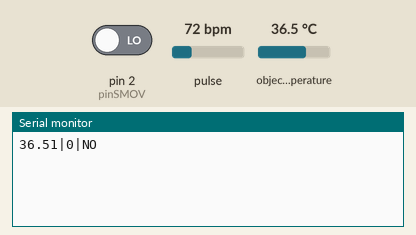
Simulated run of this sketch. Board: Arduino Uno, built with avr-gcc and run on an emulated ATmega328P. Shown: the last lines printed to the serial monitor. Inputs (shaded band) come from the test bench; at power-on: pin 2 (pinSMOV) LOW, object temperature 36.5 °C, pulse 72 bpm.

Above: at 1.2 s.
1.3 s: pin 2 (pinSMOV) driven HIGH
At 3.1 s:
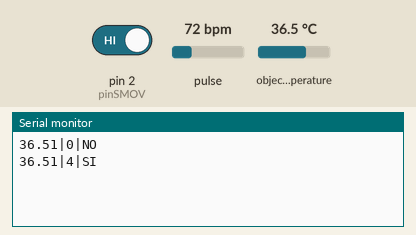
5.5 s: object temperature set to 20 °C
At 7.0 s:
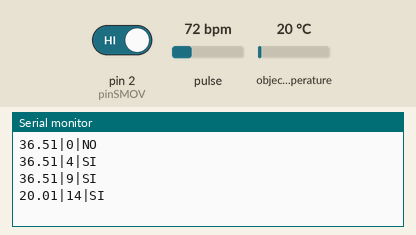
7.8 s: object temperature set to 26 °C
At 9.0 s:
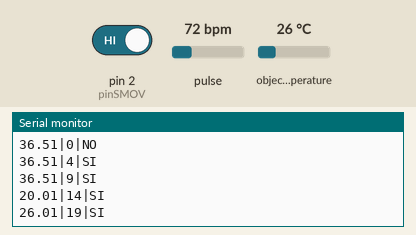
10.1 s: pin 2 (pinSMOV) driven LOW
At 12.9 s:
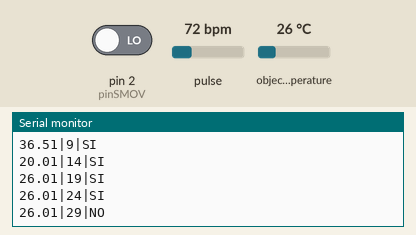
Timing chart, 0 to 13.4 s (numbered marks = the images above; inputs shaded):
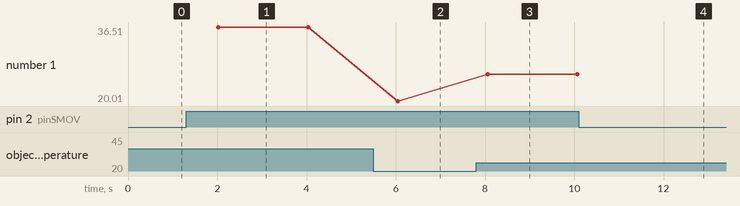

Measured:
- after the input at 1.3 s, the serial monitor: prints a new line after 0.72 s (image 1)
- after the input at 5.5 s, the serial monitor: prints a new line after 0.55 s (image 2)
- after the input at 7.8 s, the serial monitor: prints a new line after 0.26 s (image 3)
- after the input at 10.1 s, the serial monitor: prints a new line after 2.0 s (image 4)
- plotted number 1: 36.51 → 20.01 after the input at 5.5 s, 20.01 → 26.01 after the input at 7.8 s

The sketch:

PetHealthV5.ino
```cpp
// Librerias
#include <Wire.h>
#include <Adafruit_MLX90614.h>
#include "MAX30105.h"
#include "heartRate.h"

// Vars Constantes
#define pinSMOV 2

// Clases / Objetos
MAX30105 SensorPulsos;
Adafruit_MLX90614 SensorTemp = Adafruit_MLX90614();

// Vars Librerias
const byte RATE_SIZE = 6; // Tamaño del Promedio de Pulsos
byte rates[RATE_SIZE]; // Array para Promediar los Pulsos
byte rateSpot = 0;
long lastBeat = 0; // Tiempo de Cuando Ocurrio el Ultimo Pulso
float beatsPerMinute;
int beatAvg;

// Vars
float temp = 0.0;
String mov = "";

void setup() {
  Serial.begin(9600);

  pinMode(pinSMOV, INPUT);

  // Iniciar Sensor de Temperatura con las Configuraciones por Defecto
  SensorTemp.begin(0x5A);

  if (!SensorPulsos.begin(Wire, I2C_SPEED_FAST)) {
    Serial.println("MAX30105 no encontrado");
    while (1);
  }

  SensorPulsos.setup(); // Iniciar Sensor de Pulsos con las Configuraciones por Defecto
  SensorPulsos.setPulseAmplitudeRed(0x0A); // Iniciar LED Rojo
  SensorPulsos.setPulseAmplitudeGreen(0); // Apagar LED Verde
  SensorPulsos.begin();
}

void loop() {
  long irValue = SensorPulsos.getIR();
  temp = SensorTemp.readObjectTempC();

  // Condicional -  Si se Detecta un Pulso
  if (checkForBeat(irValue) == true) {
    long delta = millis() - lastBeat;
    lastBeat = millis();

    beatsPerMinute = 60 / (delta / 1000.0);

    if (beatsPerMinute < 255 && beatsPerMinute > 20) {
      rates[rateSpot++] = (byte)beatsPerMinute; //Almacenamiento de los Pulsos al Array
      rateSpot %= RATE_SIZE;

      // Promediar las Inputs del Sensor de Pulsos
      beatAvg = 0;
      for (byte x = 0 ; x < RATE_SIZE ; x++)
        beatAvg += rates[x];
      beatAvg /= RATE_SIZE;
    }
  }

  // Condicional - Si se Detecta Movimiento
  if (digitalRead(pinSMOV) == HIGH){
    mov = "SI";
  }else{
    mov = "NO";
  }

  // Impresion de los Valores Separados en "|" para la
  // Interpretacion del MIT-AppInventor
  Serial.print(temp);
  Serial.print("|");
  Serial.print(beatAvg);
  Serial.print("|");
  Serial.print(mov);

  Serial.println();
  delay(2000);
}
```
